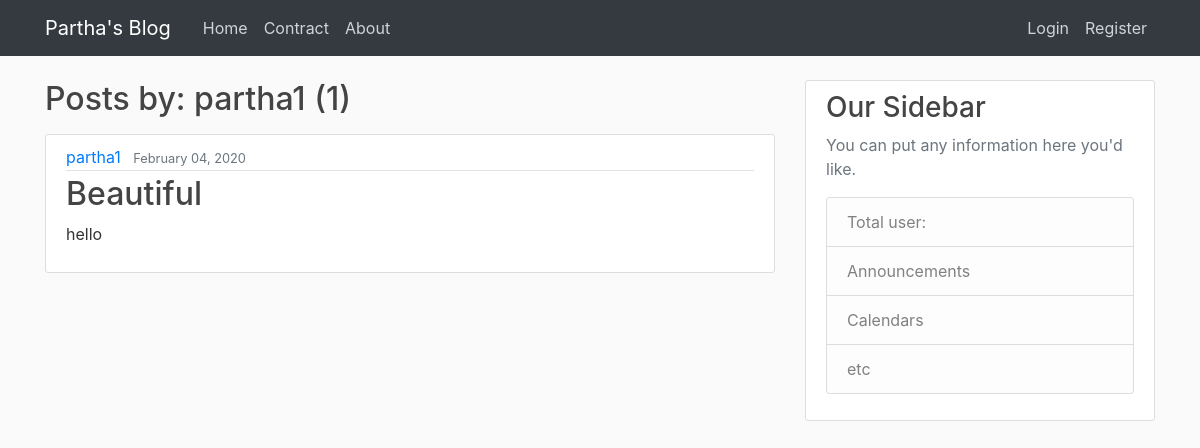
The app's page /user/partha1 with its own data.
### myapp/models.py (models this page shows, shortened)
class Post(models.Model):
    title = models.CharField(max_length=100)
    content = models.TextField()
    date_posted = models.DateTimeField(default=timezone.now)
    author = models.ForeignKey(User, on_delete=models.CASCADE)

### myapp/views.py (the view)
# urls.py: path('user/<str:username>', UserPostListView.as_view(), name = 'user-posts'),
class UserPostListView(ListView):
    model = Post
    template_name = 'user_post.html'  # <app>/<model>_<viewtype>.html
    context_object_name = 'posts'
    paginate_by = 8
    def get_queryset(self):
        user = get_object_or_404(User, username=self.kwargs.get('username'))
        return Post.objects.filter(author=user).order_by('-date_posted')

### template/user_post.html (shortened to what this page needs)
{% extends "base.html" %}
{% block content %}
    <h2 class="mb-3">Posts by: {{ view.kwargs.username }} ({{ page_obj.paginator.count }})</h2>
    {% for post in posts %}
        <article class="media content-section">
          <div class="media-body">
            <div class="article-metadata">
              <a class="mr-2" href="{% url 'user-posts' post.author.username %}">{{ post.author }}</a>
              <small class="text-muted">{{ post.date_posted|date:"F d, Y" }}</small>
            </div>
            <h2><a class="article-title" href="{% url 'post-detail' post.id %}">{{ post.title }}</a></h2>
            <p class="article-content">{{ post.content }}</p>
          </div>
        </article>
    {% endfor %}
{% endblock content %}

### static/main.css (style rules this page uses)
body { background: #fafafa; color: #333333; margin-top: 5rem; }
h1, h2, h3, h4, h5, h6 { color: #444444; }
.content-section { background: #ffffff; padding: 10px 20px; border: 1px solid #dddddd; border-radius: 3px; margin-bottom: 20px; }
.article-title { color: #444444; }
.article-content { white-space: pre-line; }
.article-metadata { padding-bottom: 1px; margin-bottom: 4px; border-bottom: 1px solid #e3e3e3 }

### records on screen
Post: author "partha1", date_posted "February 04, 2020", title "Beautiful", content "hello"

### other values on screen
{{ view.kwargs.username }} "partha1"
{{ page_obj.paginator.count }} "1"
